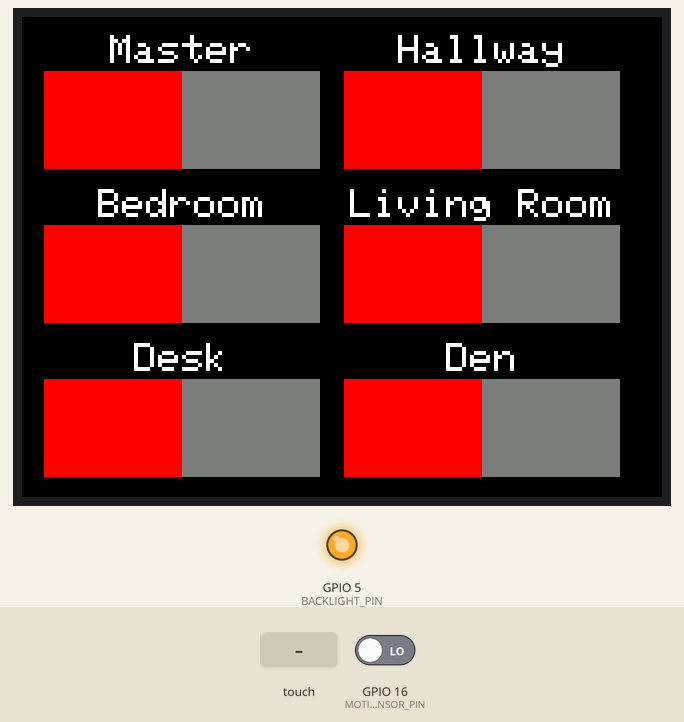
This sketch was run on a simulated ESP8266 (NodeMCU). Parts: 320×240 colour display, output pins drawn as LEDs (lit = HIGH). The inputs (shaded band) are chosen by the test bench; at power-on: GPIO 16 (MOTION_SENSOR_PIN) LOW. WiFi joins after 1.5 s; servers stay silent unless stated; uploads are accepted with an empty reply; what the sketch prints to the serial monitor is not drawn.

Above: at 2.9 s.
3.0 s: screen touched at 13 % across, 30 % down
At 4.8 s:
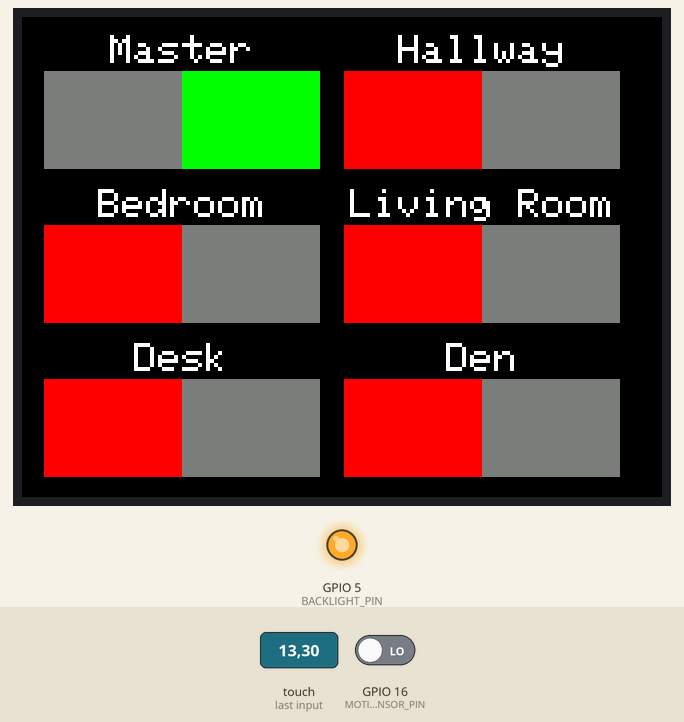
6.0 s: screen touched at 62 % across, 10 % down
At 12.7 s:
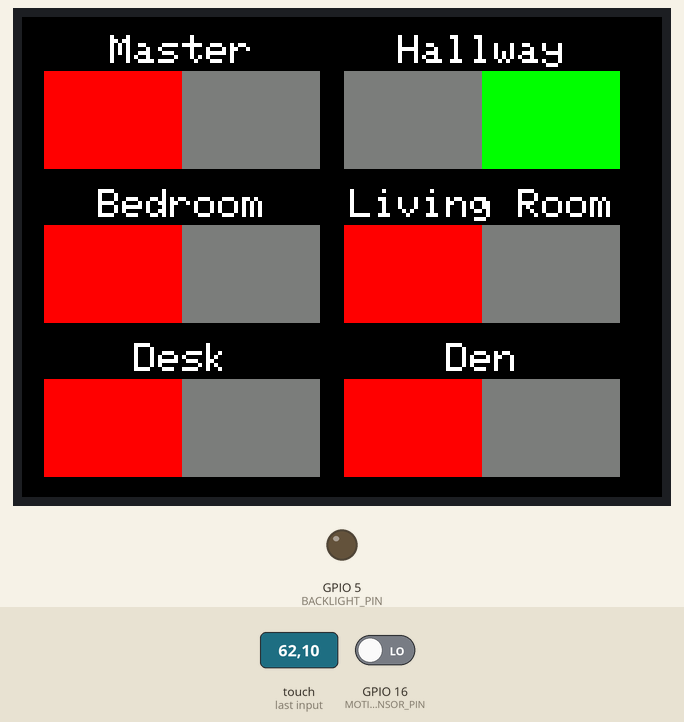
Timing chart, 0 to 13.7 s (numbered marks = the images above; inputs shaded):
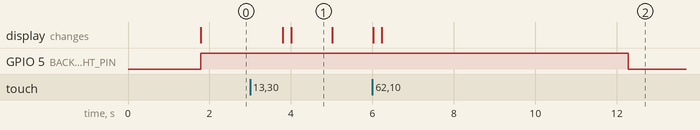

Measured:
- after the input at 3.0 s, the display: first changes after 0.80 s (image 1 shows a later state)
- after the input at 6.0 s, the display: first changes at once (image 2 shows a later state)
- what the display in image 1 shows lasts 1.0 s, from 4.0 s to 5.0 s

The sketch:

lightswitch.ino
```cpp
#include "FS.h"
#include "ESP8266WiFi.h"
#include <ESP8266HTTPClient.h>
#include <WiFiClient.h>
#include <SPI.h>
#include <TFT_eSPI.h>
#include <ArduinoJson.h>

#define SSID			"Why-Phi"
#define PASSWORD		"Pizz4Pizz4"

#define HUE_IP			"192.168.0.107"
#define API_KEY			"6IzGK0uoAXNRNTAces76VHl2zzM6ojNpq6OK3NWA"

TFT_eSPI tft = TFT_eSPI();

#define DEBUG			0

#define CALIBRATION_FILE	"/TouchCalData3"
#define REPEAT_CAL		false

#define NUM_ROOMS		6
#define ROOM_ID_MASTER		0
#define ROOM_ID_LIVING_ROOM	1
#define ROOM_ID_BEDROOM		2
#define ROOM_ID_DESK		3
#define ROOM_ID_DEN		5
#define ROOM_ID_HALLWAY		6

#define BUTTON_WIDTH		140
#define BUTTON_HEIGHT		70

#define TEXT_MARGIN		20

#define RED_WIDTH		BUTTON_WIDTH / 2
#define RED_HEIGHT		BUTTON_HEIGHT - TEXT_MARGIN
#define GREEN_WIDTH		BUTTON_WIDTH / 2
#define GREEN_HEIGHT		BUTTON_HEIGHT - TEXT_MARGIN

#define COLUMN			160
#define MARGIN_X		10
#define MARGIN_Y		7

#define POLL_INTERVAL		1000		// milliseconds
#define DEBOUNCE_INTERVAL	500

#define BACKLIGHT_PIN		5		// D1
#define MOTION_SENSOR_PIN	16		// D0
#define BACKLIGHT_TIMEOUT	10000

HTTPClient poll_http;

int poll_ms_cur;
int poll_ms_prev;

int debounce_ms_cur;
int debounce_ms_prev;

int backlight_on;
int backlight_ms_cur;
int backlight_ms_prev;

struct button {
	char name[64];
	boolean on;
	int x;
	int y;
	int r_x;
	int r_y;
	int g_x;
	int g_y;
	int hue_id;
};

struct button button_list[NUM_ROOMS];

// Comment out to stop drawing black spots
#define BLACK_SPOT

void init_button(int id, int x, int y, int hue_id, char *name)
{
	sprintf(button_list[id].name, name);
	button_list[id].on = false;
	button_list[id].x = x;
	button_list[id].y = y;
	button_list[id].r_x = x;
	button_list[id].r_y = y + TEXT_MARGIN;
	button_list[id].g_x = x + BUTTON_WIDTH / 2;
	button_list[id].g_y = y + TEXT_MARGIN;
	button_list[id].hue_id = hue_id;
}

void setup(void)
{
	Serial.begin(115200);

	WiFi.begin(SSID, PASSWORD);

	while (WiFi.status() != WL_CONNECTED) {
		delay(500);
		Serial.print("*");
	}

	Serial.println("");
	Serial.println("WiFi connection Successful");
	Serial.print("ESP8266 IP: ");
	Serial.print(WiFi.localIP());

	tft.init();
	tft.setRotation(1);

	uint16_t calData[5] = {267, 3375, 475, 3141, 1};
	tft.setTouch(calData);

	tft.fillScreen(TFT_BLACK);

	init_button(0, MARGIN_X, 1 * MARGIN_Y, ROOM_ID_MASTER, "Master");
	init_button(1, MARGIN_X, 2 * MARGIN_Y + 1 * BUTTON_HEIGHT, ROOM_ID_BEDROOM, "Bedroom");
	init_button(2, MARGIN_X, 3 * MARGIN_Y + 2 * BUTTON_HEIGHT, ROOM_ID_DESK, "Desk");
	init_button(3, COLUMN, 1 * MARGIN_Y, ROOM_ID_HALLWAY, "Hallway");
	init_button(4, COLUMN, 2 * MARGIN_Y + 1 * BUTTON_HEIGHT, ROOM_ID_LIVING_ROOM, "Living Room");
	init_button(5, COLUMN, 3 * MARGIN_Y + 2 * BUTTON_HEIGHT, ROOM_ID_DEN, "Den");

	draw_buttons();

	pinMode(BACKLIGHT_PIN, OUTPUT);
	pinMode(MOTION_SENSOR_PIN, INPUT);

	digitalWrite(BACKLIGHT_PIN, 1);

	backlight_on = 1;
	backlight_ms_cur = millis();
	backlight_ms_prev = backlight_ms_cur;
}

void poll_state()
{
	int i;
	int diff;
	int httpCode;
	char req[2048];
	bool room_on;
	bool master_on;

	const size_t capacity = JSON_ARRAY_SIZE(0) + JSON_ARRAY_SIZE(1) +
		JSON_OBJECT_SIZE(2) + JSON_OBJECT_SIZE(3) +
		JSON_OBJECT_SIZE(8) + 150;

	poll_ms_cur = millis();
	diff = poll_ms_cur - poll_ms_prev;

	if (diff < POLL_INTERVAL)
		return;

	DynamicJsonBuffer jsonBuffer(capacity);
	poll_ms_prev = poll_ms_cur;

	// Turn on master switch if any rooms have lights on
	master_on = false;
	for (i = 1; i <= NUM_ROOMS - 1; i++) {
		sprintf(req, "http://%s/api/%s/groups/%d/",
			HUE_IP, API_KEY, button_list[i].hue_id);

		if (poll_http.begin(req)) {
			httpCode = poll_http.GET();

			if (httpCode > 0) {
				if (httpCode == HTTP_CODE_OK ||
				    httpCode == HTTP_CODE_MOVED_PERMANENTLY) {
					JsonObject& root = jsonBuffer.parseObject(poll_http.getString());
					room_on = root["state"]["any_on"];

					if (room_on)
						master_on = true;

#if DEBUG
					Serial.printf("%s: %d\n", button_list[i].name, room_on);
#endif
					if (button_list[i].on != room_on) {
						if (room_on)
							draw_button_green(i);
						else
							draw_button_red(i);
					}

				}
			} else {
#if DEBUG
				Serial.println("HTTP request failed");
#endif
			}
			poll_http.end();
		}
	}

	if (master_on)
		draw_button_green(0);
	else
		draw_button_red(0);
}

void draw_buttons(void)
{
	int i;
	struct button *btn;

	for (i = 0; i < NUM_ROOMS; i++) {
		btn = &button_list[i];

		if (btn->on)
			draw_button_green(i);
		else
			draw_button_red(i);
	}
}

/*
 * Check if the coordinates pressed correspond to the location of a button
 * @param x	x coordinate
 * @param y	y coordinate
 * @ret		-1: no buttons pressed, otherwise the ID of the button
 */
int button_pressed(int x, int y)
{
	int i;
	struct button *btn;

	for (i = 0; i < NUM_ROOMS; i++) {
		btn = &button_list[i];
		if ((x > btn->x && x < (btn->x + BUTTON_WIDTH)) &&
		    (y > btn->y && y < (btn->y + BUTTON_HEIGHT))) {
			return i;
		}
	}

	return -1;
}

void loop()
{
	uint16_t x, y;
	int id;
	int diff;
	int cur_time;
	int sensor_val;

	cur_time = millis();
	backlight_ms_cur = cur_time;

	/* Turn on display backlight when motion detected */
	sensor_val = digitalRead(MOTION_SENSOR_PIN);
	if (sensor_val == HIGH && backlight_on == 0) {
		digitalWrite(BACKLIGHT_PIN, 1);
		backlight_on = 1;
		backlight_ms_prev = backlight_ms_cur;
	}

	if (tft.getTouch(&x, &y)) {
		debounce_ms_cur = cur_time;
		diff = debounce_ms_cur - debounce_ms_prev;
		if (diff < DEBOUNCE_INTERVAL)
			return;

		debounce_ms_prev = debounce_ms_cur;

#ifdef BLACK_SPOT
		tft.fillCircle(x, y, 2, TFT_BLACK);
#endif
		id = button_pressed(x, y);
		if (id >= 0) {
			if (button_list[id].on) {
				toggle_light(id, 0);
				draw_button_red(id);
			} else {
				toggle_light(id, 1);
				draw_button_green(id);
			}
		}
	}

	if (backlight_ms_cur - backlight_ms_prev > BACKLIGHT_TIMEOUT) {
		backlight_on = 0;
		digitalWrite(BACKLIGHT_PIN, 0);
	}

	if (backlight_on)
		poll_state();
}

void touch_calibrate()
{
	uint16_t calData[5];
	uint8_t calDataOK = 0;

	// check file system exists
	if (!SPIFFS.begin()) {
		Serial.println("Formating file system");
		SPIFFS.format();
		SPIFFS.begin();
	}

	// check if calibration file exists and size is correct
	if (SPIFFS.exists(CALIBRATION_FILE)) {
		if (REPEAT_CAL) {
			// Delete if we want to re-calibrate
			SPIFFS.remove(CALIBRATION_FILE);
		} else {
			File f = SPIFFS.open(CALIBRATION_FILE, "r");
			if (f) {
				if (f.readBytes((char *)calData, 14) == 14)
					calDataOK = 1;
				f.close();
			}
		}
	}

	if (calDataOK && !REPEAT_CAL) {
		// calibration data valid
		tft.setTouch(calData);
	} else {
		// data not valid so recalibrate
		tft.fillScreen(TFT_BLACK);
		tft.setCursor(20, 0);
		tft.setTextFont(2);
		tft.setTextSize(1);
		tft.setTextColor(TFT_WHITE, TFT_BLACK);

		tft.println("Touch corners as indicated");

		tft.setTextFont(1);
		tft.println();

		if (REPEAT_CAL) {
			tft.setTextColor(TFT_RED, TFT_BLACK);
			tft.println("Set REPEAT_CAL to false to stop this running again!");
		}

		tft.calibrateTouch(calData, TFT_MAGENTA, TFT_BLACK, 15);

		tft.setTextColor(TFT_GREEN, TFT_BLACK);
		tft.println("Calibration complete!");

		// store data
		File f = SPIFFS.open(CALIBRATION_FILE, "w");
		if (f) {
			f.write((const unsigned char *)calData, 14);
			f.close();
		}
	}
}

void draw_frame(int id)
{
	tft.drawRect(button_list[id].x,
		button_list[id].y,
		BUTTON_WIDTH,
		BUTTON_HEIGHT,
		TFT_BLACK);
	tft.drawRect(button_list[id].x,
		button_list[id].y,
		BUTTON_WIDTH,
		TEXT_MARGIN,
		TFT_BLACK);
	tft.setTextColor(TFT_WHITE);
	tft.setTextSize(2);
	tft.setTextDatum(MC_DATUM);
	tft.drawString(button_list[id].name,
		button_list[id].x + BUTTON_WIDTH / 2,
		button_list[id].y + 10);
}

void toggle_light(int id, int state)
{
	char req[2048];
	char data[256];
	WiFiClient client;
	HTTPClient http;

	sprintf(req, "http://%s/api/%s/groups/%d/action",
		HUE_IP, API_KEY, button_list[id].hue_id);

	sprintf(data, "{\"on\":%s}", state ? "true" : "false");

	if (http.begin(client, req)) {
#if DEBUG
		Serial.printf("Turning %s %s\n", button_list[id].name, state ? "on" : "off");
#endif

		int httpCode = http.sendRequest("PUT", data);

#if DEBUG
		if (httpCode > 0) {
			if (httpCode == HTTP_CODE_OK ||
			    httpCode == HTTP_CODE_MOVED_PERMANENTLY) {
				Serial.println(http.getString());
			}
		} else {
			Serial.println("HTTP request failed");
		}
#endif
		http.end();
	}
}

void draw_button_red(int id)
{
	struct button *btn;

	btn = &button_list[id];

	tft.fillRect(btn->r_x, btn->r_y, RED_WIDTH, RED_HEIGHT, TFT_RED);
	tft.fillRect(btn->g_x, btn->g_y, GREEN_WIDTH, GREEN_HEIGHT, TFT_DARKGREY);
	draw_frame(id);
	btn->on = false;
}

void draw_button_green(int id)
{
	struct button *btn;

	btn = &button_list[id];

	tft.fillRect(btn->r_x, btn->r_y, RED_WIDTH, RED_HEIGHT, TFT_DARKGREY);
	tft.fillRect(btn->g_x, btn->g_y, GREEN_WIDTH, GREEN_HEIGHT, TFT_GREEN);
	draw_frame(id);
	btn->on = true;
}
```
